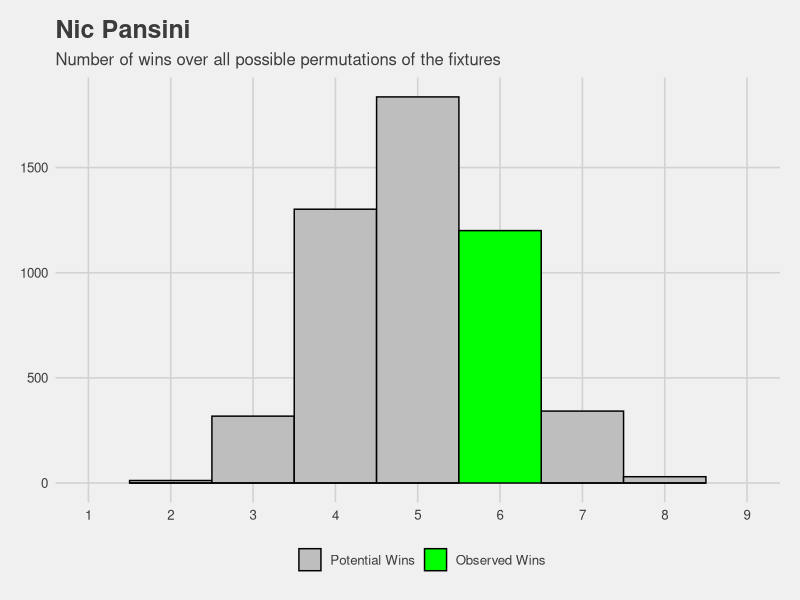
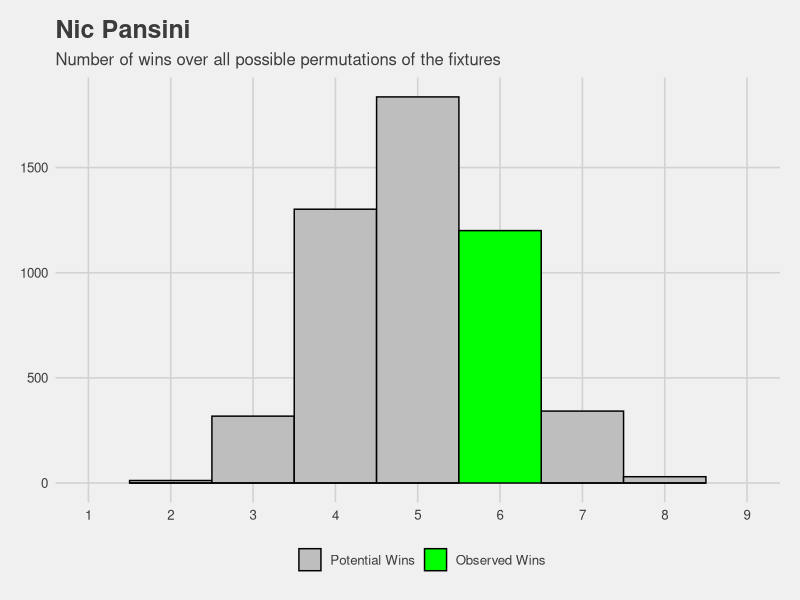

Write the R code that produced these figures, in order.
##%######################################################%##
#                                                          #
####                Get list of team IDs                ####
#                                                          #
##%######################################################%##

# 1 = Mara
# 2 = Paul
# 3 = Baron
# 4 = Bish
# 5 = Kirch
# 6 = Brown
# 7 = Pansini
# 8 = Rossi

##%######################################################%##
#                                                          #
####     Get all permutations of potential fixtures     ####
#                                                          #
##%######################################################%##

library(tidyverse)
library(ggthemes)
library(pracma)
all_fixtures <- data.frame(perms(c(1,2,3,4,5,6,8)))

##%######################################################%##
#                                                          #
####           Rename and add rounds 8 to 11            ####
#                                                          #
##%######################################################%##

all_fixtures <-
  all_fixtures %>%
  transmute("Round 1" = X1,
            "Round 2" = X2,
            "Round 3" = X3,
            "Round 4" = X4,
            "Round 5" = X5,
            "Round 6" = X6,
            "Round 7" = X7,
            "Round 8" = X1,
            "Round 9" = X2,
            "Round 10" = X3,
            "Round 11" = X4,
            "Total Wins" = 0)

##%######################################################%##
#                                                          #
####  Mutate to get scores by opponent for each round   ####
#                                                          #
##%######################################################%##

all_fixtures <-
all_fixtures %>%
  mutate(`Round 1` =
           case_when(
             `Round 1` == 8 ~ 1521,  # Rossi
             `Round 1` == 7 ~ 1502,  # Pansini
             `Round 1` == 6 ~ 1441,  # Brown
             `Round 1` == 5 ~ 1411,  # Kirch
             `Round 1` == 4 ~ 1381,  # Bish
             `Round 1` == 3 ~ 1500,  # Baron
             `Round 1` == 2 ~ 1550,  # Paul
             `Round 1` == 1 ~ 1583), # Mara
         
         `Round 2` =
           case_when(
             `Round 2` == 8 ~ 1586,  # Rossi
             `Round 2` == 7 ~ 1549,  # Pansini
             `Round 2` == 6 ~ 1582,  # Brown
             `Round 2` == 5 ~ 1493,  # Kirch
             `Round 2` == 4 ~ 1424,  # Bish
             `Round 2` == 3 ~ 1540,  # Baron
             `Round 2` == 2 ~ 1689,  # Paul
             `Round 2` == 1 ~ 1564), # Mara
         
         `Round 3` =
           case_when(
             `Round 3` == 8 ~ 1562,  # Rossi
             `Round 3` == 7 ~ 1523,  # Pansini
             `Round 3` == 6 ~ 1562,  # Brown
             `Round 3` == 5 ~ 1482,  # Kirch
             `Round 3` == 4 ~ 1477,  # Bish
             `Round 3` == 3 ~ 1518,  # Baron
             `Round 3` == 2 ~ 1601,  # Paul
             `Round 3` == 1 ~ 1500), # Mara
         
         `Round 4` =
           case_when(
             `Round 4` == 8 ~ 1532,  # Rossi
             `Round 4` == 7 ~ 1362,  # Pansini
             `Round 4` == 6 ~ 1577,  # Brown
             `Round 4` == 5 ~ 1597,  # Kirch
             `Round 4` == 4 ~ 1344,  # Bish
             `Round 4` == 3 ~ 1475,  # Baron
             `Round 4` == 2 ~ 1635,  # Paul
             `Round 4` == 1 ~ 1684), # Mara
         
         `Round 5` =
           case_when(
             `Round 5` == 8 ~ 1590,  # Rossi
             `Round 5` == 7 ~ 1524,  # Pansini
             `Round 5` == 6 ~ 1528,  # Brown
             `Round 5` == 5 ~ 1379,  # Kirch
             `Round 5` == 4 ~ 1530,  # Bish
             `Round 5` == 3 ~ 1546,  # Baron
             `Round 5` == 2 ~ 1574,  # Paul
             `Round 5` == 1 ~ 1635), # Mara
         
         `Round 6` =
           case_when(
             `Round 6` == 8 ~ 1577,  # Rossi
             `Round 6` == 7 ~ 1668,  # Pansini
             `Round 6` == 6 ~ 1480,  # Brown
             `Round 6` == 5 ~ 1500,  # Kirch
             `Round 6` == 4 ~ 1464,  # Bish
             `Round 6` == 3 ~ 1784,  # Baron
             `Round 6` == 2 ~ 1787,  # Paul
             `Round 6` == 1 ~ 1543), # Mara
         
         `Round 7` =
           case_when(
             `Round 7` == 8 ~ 1547,  # Rossi
             `Round 7` == 7 ~ 1589,  # Pansini
             `Round 7` == 6 ~ 1528,  # Brown
             `Round 7` == 5 ~ 1243,  # Kirch
             `Round 7` == 4 ~ 1487,  # Bish
             `Round 7` == 3 ~ 1624,  # Baron
             `Round 7` == 2 ~ 1634,  # Paul
             `Round 7` == 1 ~ 1640), # Mara
         
         `Round 8` =
           case_when(
             `Round 8` == 8 ~ 1645,  # Rossi
             `Round 8` == 7 ~ 1506,  # Pansini
             `Round 8` == 6 ~ 1467,  # Brown
             `Round 8` == 5 ~ 1391,  # Kirch
             `Round 8` == 4 ~ 1675,  # Bish
             `Round 8` == 3 ~ 1694,  # Baron
             `Round 8` == 2 ~ 1511,  # Paul
             `Round 8` == 1 ~ 1551), # Mara
         
         `Round 9` =
           case_when(
             `Round 9` == 8 ~ 1535,  # Rossi
             `Round 9` == 7 ~ 1701,  # Pansini
             `Round 9` == 6 ~ 1414,  # Brown
             `Round 9` == 5 ~ 1441,  # Kirch
             `Round 9` == 4 ~ 1479,  # Bish
             `Round 9` == 3 ~ 1726,  # Baron
             `Round 9` == 2 ~ 1468,  # Paul
             `Round 9` == 1 ~ 1640), # Mara
         
         `Round 10` =
           case_when(
             `Round 10` == 8 ~ 1521,  # Rossi
             `Round 10` == 7 ~ 1489,  # Pansini
             `Round 10` == 6 ~ 1464,  # Brown
             `Round 10` == 5 ~ 1420,  # Kirch
             `Round 10` == 4 ~ 1508,  # Bish
             `Round 10` == 3 ~ 1665,  # Baron
             `Round 10` == 2 ~ 1572,  # Paul
             `Round 10` == 1 ~ 1551), # Mara
         
         `Round 11` =
           case_when(
             `Round 11` == 8 ~ 1603,  # Rossi
             `Round 11` == 7 ~ 1594,  # Pansini
             `Round 11` == 6 ~ 1522,  # Brown
             `Round 11` == 5 ~ 1422,  # Kirch
             `Round 11` == 4 ~ 1613,  # Bish
             `Round 11` == 3 ~ 1731,  # Baron
             `Round 11` == 2 ~ 1736,  # Paul
             `Round 11` == 1 ~ 1542)) # Mara
         
##%######################################################%##
#                                                          #
####      Get win or loss as Boolean true / false       ####
#                                                          #
##%######################################################%##

all_results <-
  all_fixtures %>%
  mutate(`Round 1` = ifelse(`Round 1` < 1502, TRUE, FALSE)) %>%
  mutate(`Round 2` = ifelse(`Round 2` < 1549, TRUE, FALSE)) %>%
  mutate(`Round 3` = ifelse(`Round 3` < 1523, TRUE, FALSE)) %>%
  mutate(`Round 4` = ifelse(`Round 4` < 1362, TRUE, FALSE)) %>%
  mutate(`Round 5` = ifelse(`Round 5` < 1524, TRUE, FALSE)) %>%
  mutate(`Round 6` = ifelse(`Round 6` < 1668, TRUE, FALSE)) %>%
  mutate(`Round 7` = ifelse(`Round 7` < 1589, TRUE, FALSE)) %>%
  mutate(`Round 8` = ifelse(`Round 8` < 1506, TRUE, FALSE)) %>%
  mutate(`Round 9` = ifelse(`Round 9` < 1701, TRUE, FALSE)) %>%
  mutate(`Round 10` = ifelse(`Round 10` < 1489, TRUE, FALSE)) %>%
  mutate(`Round 11` = ifelse(`Round 11` < 1594, TRUE, FALSE))

all_results$`Total Wins` <- rowSums(all_results[,1:11])

##%######################################################%##
#                                                          #
####      Get distribution of results vs observed       ####
#                                                          #
##%######################################################%##

# Table
all_results_summary <-
all_results %>%
  summarise(
    min = min(`Total Wins`),
    median = median(`Total Wins`),
    mean = mean(`Total Wins`),
    max = max(`Total Wins`))

# Plot
all_results %>%
  ggplot(mapping = aes(x = `Total Wins`, fill = `Total Wins` == 6)) +
  geom_histogram(binwidth = 1, colour = "black") +
  scale_fill_manual(values = c("grey", "green"), name = "", labels = c("Potential Wins", "Observed Wins")) +
  scale_x_continuous(limits = c(1,9), breaks = seq(1, 9, by = 1)) +
  ggtitle("Nic Pansini", subtitle = "Number of wins over all possible permutations of the fixtures") +
  theme_fivethirtyeight()

# Save plot to output folder
ggsave("Output/expected_vs_observed_wins_pansini.png")

##%######################################################%##
#                                                          #
#### Get difference between observed and expected wins  ####
#                                                          #
##%######################################################%##

observed_vs_expected_wins_07 <-
  tibble(
    Coach = "Nic Pansini",
    `Observed Wins` = 6,
    `Expected Wins` = all_results_summary$median)
